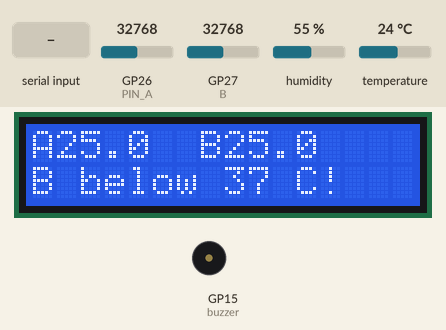
The program below on a simulated Raspberry Pi Pico running MicroPython. On the bench: 16×2 character LCD, buzzer (waves = sounding, pin HIGH). Inputs (shaded band) come from the test bench; at power-on: GP27 (B) = 32768, GP26 (PIN_A) = 32768, humidity 55 %, temperature 24 °C (analog values on the 0–65535 scale). What the program prints to the serial console is not drawn.

Above: at 1.6 s.
1.7 s: GP27 (B) set to 40352
At 3.2 s:
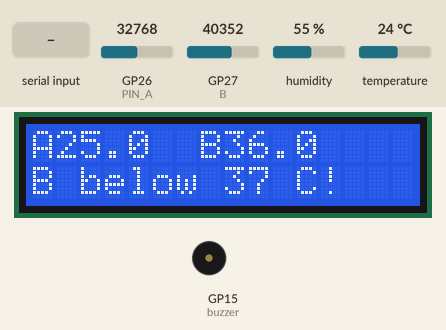
3.5 s: GP27 (B) set to 41648
At 5.3 s:
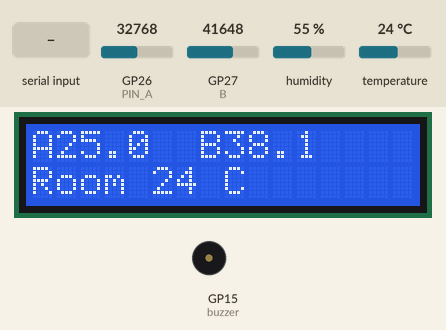
5.6 s: "CAL" typed at the serial console, then Enter
At 6.11 s:
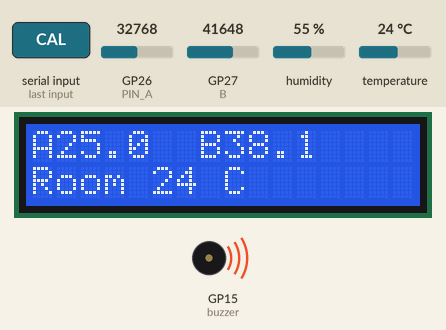
8.1 s: GP26 (PIN_A) set to 45874
At 10.1 s:
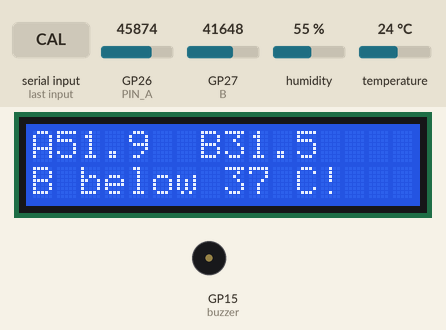
10.5 s: GP26 (PIN_A) set to 37072
At 11.7 s:
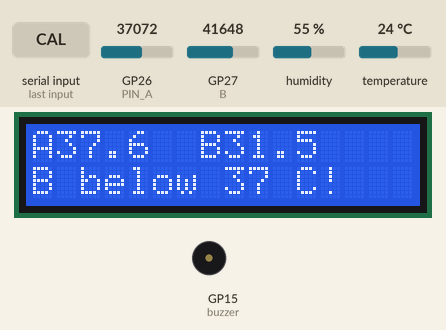
12.5 s: GP26 (PIN_A) set to 35920
At 13.11 s:
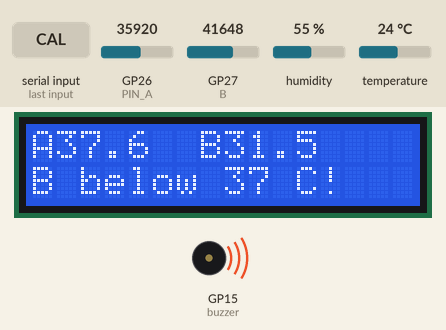
Timing chart, 0 to 15.5 s (numbered marks = the images above; inputs shaded):
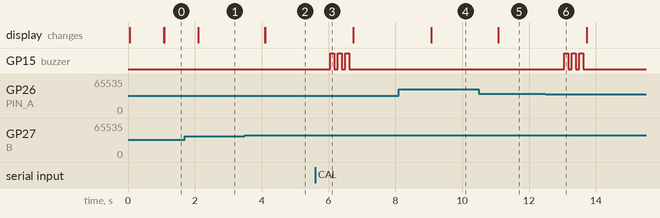

The program:

main.py
```python
# Grasp bench on a Raspberry Pi Pico W (MicroPython): two thermistor cups, room air, buzzer, LCD.
# Simple version.
# Same serial messages as grasp_bath.ino, so the Mac app doesn't change.
#
# Wiring (3V3 = pin 36 -> red rail, GND = pin 38 -> blue rail)
#   Thermistor A : 3V3 -- thermistor -- GP26 (pin 31) -- 10k -- GND
#   Thermistor B : 3V3 -- thermistor -- GP27 (pin 32) -- 10k -- GND
#   DHT11 module : S -> GP13 (pin 17), + -> 3V3, - -> GND   (room air, optional)
#   Buzzer       : + -> 3V3, - -> S8050 C; S8050 E -> GND; S8050 B -> 1k -> GP15 (pin 20)
#   I2C LCD 1602 : SDA -> GP4 (pin 6), SCL -> GP5 (pin 7), VCC -> VBUS (pin 40), GND -> GND
#
# Board -> Mac (once a second):  READY | T,A,44.21 | T,B,39.87 | T,R,23.00 | ALERT,B | CAL,<offA>,<offB>
# Mac -> Board:  CAL | TARGET,<c> | BEEP | LCD,<text> | LCD   (and PING -> PONG)
import math
import select
import sys
import time
from machine import ADC, I2C, Pin

PIN_A, PIN_B = 26, 27        # thermistor junctions (ADC0, ADC1)
PIN_DHT = 13                 # set to None if there's no DHT11
PIN_BUZZ = 15                # S8050 base, through 1 k
R_FIXED, R0, BETA, T0 = 10000.0, 10000.0, 3950.0, 298.15

target = 37.0
off = {'A': 0.0, 'B': 0.0}   # set by CAL
temps = {'A': None, 'B': None}
above = {'A': False, 'B': False}
room = None
line2 = ''


def read_thermistor(adc):
    raw = sum(adc.read_u16() for _ in range(32)) / 32
    if raw < 300 or raw > 65200:
        return None                       # unplugged, or a wet (shorted) joint
    r = R_FIXED * (65535 / raw - 1)       # thermistor on top, 10 k to GND
    return 1 / (1 / T0 + math.log(r / R0) / BETA) - 273.15


buzzer = Pin(PIN_BUZZ, Pin.OUT, value=0)


def beep(n):
    for _ in range(n):
        buzzer.value(1); time.sleep_ms(120)
        buzzer.value(0); time.sleep_ms(100)


class Lcd:
    '''HD44780 1602 behind a PCF8574 I2C backpack.'''

    def __init__(self):
        self.i2c = I2C(0, sda=Pin(4), scl=Pin(5), freq=100000)
        found = self.i2c.scan()
        self.addr = 0x27 if 0x27 in found else (found[0] if found else 0x27)
        for c in (0x33, 0x32, 0x28, 0x0C, 0x06, 0x01):
            self.cmd(c)

    def nibble(self, bits, data):
        b = (bits & 0xF0) | (0x01 if data else 0) | 0x08     # 0x08 = backlight on
        self.i2c.writeto(self.addr, bytes([b | 0x04, b]))

    def byte(self, v, data):
        self.nibble(v, data); self.nibble(v << 4, data)

    def cmd(self, v):
        self.byte(v, False); time.sleep_ms(2)

    def show(self, row, text):
        self.cmd(0x80 | (0x40 if row else 0))
        for ch in (text + ' ' * 16)[:16]:
            self.byte(ord(ch), True)


def fmt(cup):
    t = temps[cup]
    return cup + (' --.-' if t is None else '%.1f' % t)


def handle(cmd):
    global target, line2
    cmd = cmd.strip()
    if cmd == 'CAL':                      # put BOTH probes in the same cup first
        a, b = temps['A'], temps['B']
        if a is not None and b is not None:
            a -= off['A']; b -= off['B']  # back to raw readings
            m = (a + b) / 2
            off['A'], off['B'] = m - a, m - b
        print('CAL,%.2f,%.2f' % (off['A'], off['B']))
    elif cmd.startswith('TARGET,'):
        try:
            target = float(cmd[7:])
        except ValueError:
            pass
    elif cmd == 'BEEP':
        beep(1)
    elif cmd.startswith('LCD,'):
        line2 = cmd[4:]
    elif cmd == 'LCD':
        line2 = ''
    elif cmd == 'PING':
        print('PONG')


def check_alert(cup):
    t = temps[cup]
    if t is None:
        return
    if above[cup] and t < target:
        above[cup] = False
        print('ALERT,' + cup)
        beep(3)
    elif not above[cup] and t > target + 0.2:
        above[cup] = True


def main():
    global room
    adc = {'A': ADC(PIN_A), 'B': ADC(PIN_B)}
    room_sensor = None
    if PIN_DHT is not None:
        import dht
        room_sensor = dht.DHT11(Pin(PIN_DHT))
    try:
        lcd = Lcd()
        lcd.show(0, 'Grasp  37.0 C'); lcd.show(1, 'ready')
    except Exception:
        lcd = None                        # runs fine without the screen

    poll = select.poll()
    poll.register(sys.stdin, select.POLLIN)
    buf = ''
    print('READY')
    last_read = last_dht = time.ticks_ms()

    while True:
        while poll.poll(0):               # commands from the Mac, whole lines only
            ch = sys.stdin.read(1)
            if ch in '\r\n':
                if buf:
                    handle(buf)
                buf = ''
            else:
                buf = (buf + ch)[-80:]

        now = time.ticks_ms()
        if room_sensor and time.ticks_diff(now, last_dht) >= 2000:   # DHT11 is slow
            last_dht = now
            try:
                room_sensor.measure()
                room = room_sensor.temperature()
            except Exception:
                pass

        if time.ticks_diff(now, last_read) >= 1000:
            last_read = time.ticks_add(last_read, 1000)
            for cup in 'AB':
                t = read_thermistor(adc[cup])
                temps[cup] = None if t is None else t + off[cup]
                if temps[cup] is not None:
                    print('T,%s,%.2f' % (cup, temps[cup]))
            if room is not None:
                print('T,R,%.2f' % room)
            check_alert('A')
            check_alert('B')
            if lcd:
                lcd.show(0, fmt('A') + '  ' + fmt('B'))
                if line2:
                    lcd.show(1, line2)
                elif temps['B'] is not None and temps['B'] < target and not above['B']:
                    lcd.show(1, 'B below %.0f C!' % target)
                elif room is not None:
                    lcd.show(1, 'Room %.0f C' % room)
                else:
                    lcd.show(1, '')
        time.sleep_ms(5)


main()
```

Measured:
- the behaviour switches between 40976 and 40992 on GP27 (B) (found by bisection; images 1 and 2)
- the behaviour switches between 36672 and 36656 on GP26 (PIN_A) (found by bisection; images 5 and 6)
- after the input at 1.7 s, the display: changes after 0.40 s (image 1)
- after the input at 3.5 s, the display: first changes after 0.60 s (image 2 shows a later state)
- after the input at 5.6 s, GP15 (buzzer): alternates HIGH for 0.12 s and LOW for 0.10 s, 6 changes in all, then stays LOW, starting after 0.46 s
- after the input at 8.1 s, the display: changes after 0.97 s (image 4)
- after the input at 10.5 s, the display: changes after 0.57 s (image 5)
- after the input at 12.5 s, GP15 (buzzer): alternates HIGH for 0.12 s and LOW for 0.10 s, 6 changes in all, then stays LOW, starting after 0.56 s
